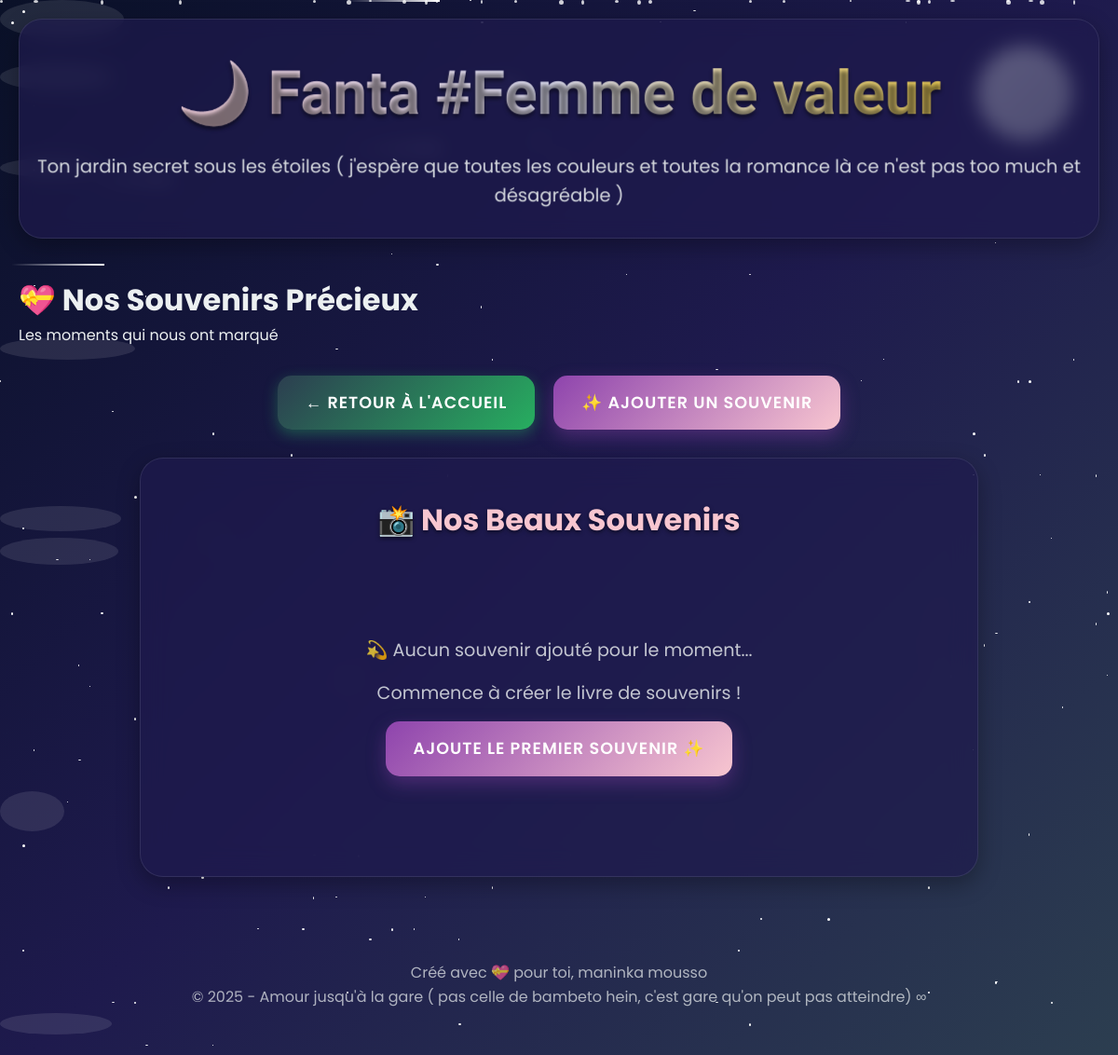
The app's page /memories (signed in), older data.
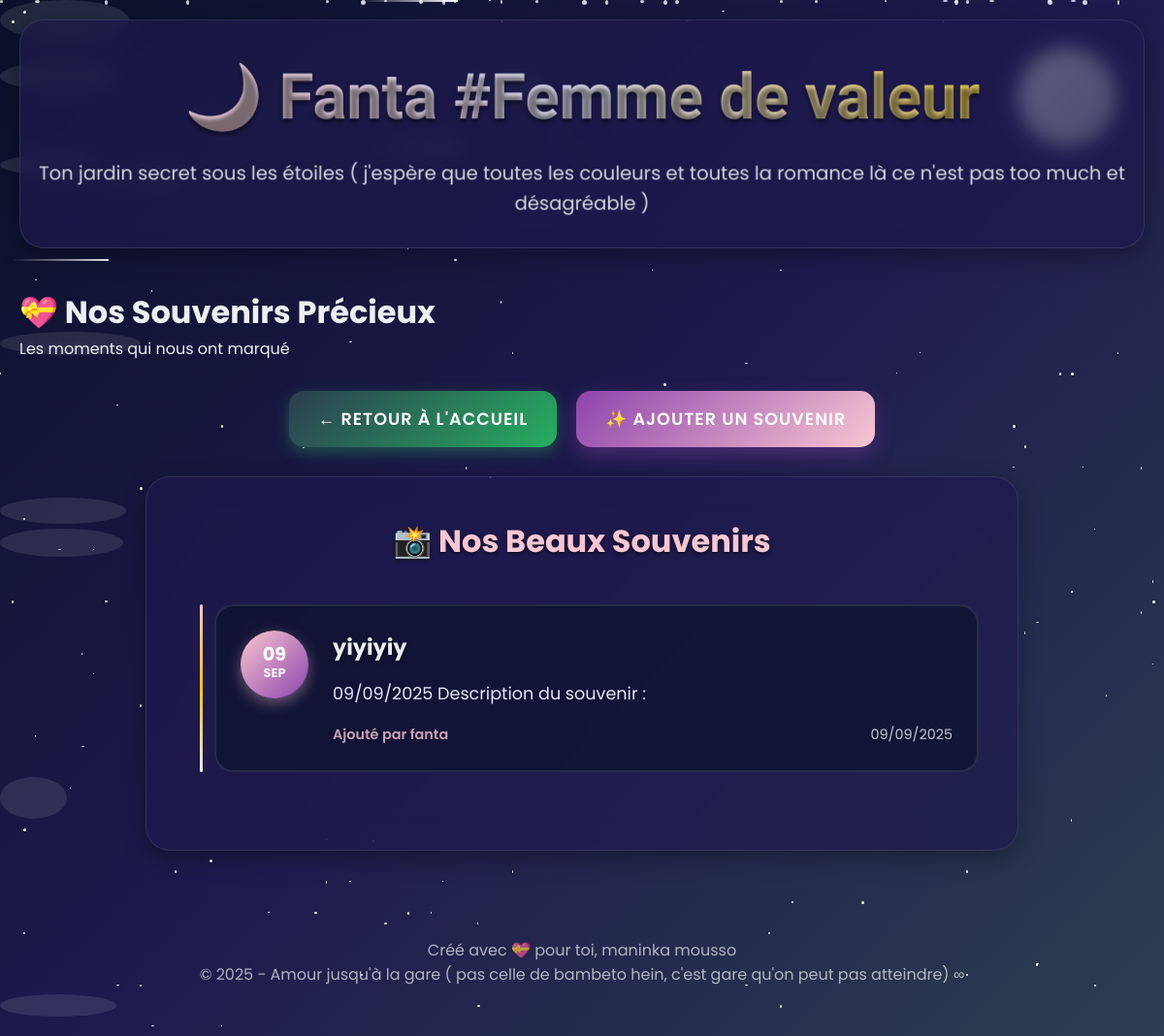
The same page, newer data.
### app.py (models this page shows)
class SpecialMemory(db.Model):
    id = db.Column(db.Integer, primary_key=True)
    title = db.Column(db.String(100), nullable=False)
    description = db.Column(db.Text, nullable=False)
    date_memory = db.Column(db.Date, nullable=False)
    created_at = db.Column(db.DateTime, default=datetime.utcnow)
    author = db.Column(db.String(50), nullable=False)
    is_anniversary = db.Column(db.Boolean, default=False)

### app.py (the view)
@app.route('/memories')
@login_required
def memories():
    all_memories = SpecialMemory.query.order_by(SpecialMemory.date_memory.desc()).all()
    anniversaries = [m for m in all_memories if m.is_anniversary]
    regular_memories = [m for m in all_memories if not m.is_anniversary]
    return render_template('memories.html',
                         anniversaries=anniversaries,
                         regular_memories=regular_memories,
                         user=current_user.username)

### app.py (called while the page is built)
@login_manager.user_loader
def load_user(user_id):
    return User.query.get(int(user_id))

### templates/memories.html (shortened to what this page needs)
{% extends "base.html" %}
{% block content %}
<div class="header-container">
    <h1>💝 Nos Souvenirs Précieux</h1>
    <p>Les moments qui nous ont marqué </p>
</div>
<div class="navigation-links">
    <a href="{{ url_for('index') }}" class="btn btn-secondary">← Retour à l'accueil</a>
    <a href="{{ url_for('add_memory') }}" class="btn btn-memory">✨ Ajouter un souvenir</a>
</div>
<div class="memories-container">
    <div class="memories-section">
        <h2>📸 Nos Beaux Souvenirs</h2>
        {% if regular_memories %}
            <div class="memories-timeline">
                {% for memory in regular_memories %}
                    <div class="memory-item">
                        <div class="memory-date">
                            <div class="date-circle">
                                <span class="day">{{ memory.date_memory.strftime('%d') }}</span>
                                <span class="month">{{ memory.date_memory.strftime('%b') }}</span>
                            </div>
                        </div>
                        <div class="memory-content">
                            <h3>{{ memory.title }}</h3>
                            <p class="memory-description">{{ memory.description }}</p>
                            <div class="memory-meta">
                                <span class="memory-author">Ajouté par {{ memory.author }}</span>
                                <span class="memory-created">{{ memory.created_at.strftime('%d/%m/%Y') }}</span>
                            </div>
                        </div>
                    </div>
                {% endfor %}
            </div>
        {% else %}
            <div class="no-memories">
                <p>💫 Aucun souvenir ajouté pour le moment...</p>
                <p>Commence à créer le livre de souvenirs !</p>
                <a href="{{ url_for('add_memory') }}" class="btn btn-memory">Ajoute le premier souvenir ✨</a>
            </div>
        {% endif %}
    </div>
</div>
{% endblock %}

### templates/base.html (shortened to what this page needs)
<!DOCTYPE html>
<html lang="fr">
<head>
    <link rel="stylesheet" href="{{ url_for('static', filename='style.css') }}">
</head>
<body>
    <div class="magic-background">
        {% for _ in range(150) %}
            <div class="star" style="
                top: {{ range(0, 100)|random }}%;
                left: {{ range(0, 100)|random }}%;
                width: {{ range(1, 4)|random }}px;
                height: {{ range(1, 4)|random }}px;
                animation-delay: {{ range(0, 8)|random }}s;
            "></div>
        {% endfor %}
        {% for _ in range(5) %}
            <div class="meteor" style="
                top: {{ range(0, 50)|random }}%;
                left: {{ range(0, 50)|random }}%;
                animation-delay: {{ range(0, 10)|random }}s;
            "></div>
        {% endfor %}
        {% for _ in range(8) %}
            <div class="cloud" style="
                top: {{ range(0, 100)|random }}%;
                width: {{ range(50, 200)|random }}px;
                height: {{ range(20, 60)|random }}px;
                animation-delay: {{ range(0, 30)|random }}s;
                animation-duration: {{ range(20, 60)|random }}s;
            "></div>
        {% endfor %}
        {% for _ in range(30) %}
            <div class="snowflake" style="
                left: {{ range(0, 100)|random }}%;
                width: {{ range(2, 6)|random }}px;
                height: {{ range(2, 6)|random }}px;
                animation-delay: {{ range(0, 10)|random }}s;
                animation-duration: {{ range(5, 15)|random }}s;
            "></div>
        {% endfor %}
    </div>
    <div class="moon"></div>
    <div class="container">
        <header class="main-header">
            <div class="logo">
                <h1>🌙 Fanta #Femme de valeur</h1>
                <p>Ton jardin secret sous les étoiles ( j'espère que toutes les couleurs et toutes la romance là ce n'est pas too much et désagréable )</p>
            </div>
        </header>
        <main>
            {% block content %}{% endblock %}
        </main>
        <footer class="main-footer">
            <p>Créé avec 💝 pour toi, maninka mousso</p>
            <p>© 2025 - Amour jusqu'à la gare ( pas celle de bambeto hein, c'est gare qu'on peut pas atteindre) ∞</p>
        </footer>
    </div>
</body>
</html>

### static/style.css (style rules this page uses)
:root { --midnight-blue: #0a1128; --deep-purple: #1e1a4d; --twilight-blue: #2c3e50; --moonlight-silver: #ecf0f1; --starlight-gold: #f1c40f; --rose-quartz: #f8c6d0; --lavender-blush: #e6e6fa; --mystic-purple: #8e44ad; --forest-green: #27ae60; --ocean-blue: #3498db; --night-sky: linear-gradient(135deg, #0a1128 0%, #1e1a4d 50%, #2c3e50 100%); --moon-glow: linear-gradient(135deg, #ecf0f1 0%, #bdc3c7 100%); --twilight: linear-gradient(135deg, #2c3e50 0%, #8e44ad 100%); --aurora: linear-gradient(135deg, #27ae60 0%, #3498db 50%, #8e44ad 100%); --glow-shadow: 0 0 20px rgba(236, 240, 241, 0.3); --deep-shadow: 0 10px 30px rgba(0, 0, 0, 0.5); --card-shadow: 0 8px 25px rgba(0, 0, 0, 0.3); --transition: all 0.4s cubic-bezier(0.25, 0.46, 0.45, 0.94); --text-shadow: 0 2px 4px rgba(0, 0, 0, 0.5); --success-green: #27ae60; --warning-orange: #f39c12; --error-red: #e74c3c; --info-blue: #3498db; --accent-purple: #9b59b6; }
* { margin: 0; padding: 0; box-sizing: border-box; }
html { scroll-behavior: smooth; }
body { font-family: 'Poppins', 'Roboto', sans-serif; background: var(--night-sky); color: var(--moonlight-silver); min-height: 100vh; position: relative; overflow-x: hidden; line-height: 1.6; }
.magic-background { position: fixed; top: 0; left: 0; width: 100%; height: 100%; z-index: -2; overflow: hidden; }
.star { position: absolute; background: white; border-radius: 50%; animation: twinkle 8s infinite; }
.moon { position: fixed; top: 50px; right: 50px; width: 100px; height: 100px; background: var(--moon-glow); border-radius: 50%; box-shadow: var(--glow-shadow); animation: floatMoon 20s ease-in-out infinite; }
.meteor { position: absolute; background: linear-gradient(to right, transparent, white); width: 100px; height: 2px; animation: meteorShower 10s linear infinite; }
.cloud { position: absolute; background: rgba(255, 255, 255, 0.1); border-radius: 50%; animation: floatCloud 30s linear infinite; }
.container { max-width: 1200px; margin: 0 auto; padding: 20px; position: relative; z-index: 1; }
.main-header { text-align: center; margin-bottom: 40px; padding: 30px; background: rgba(30, 26, 77, 0.7); -webkit-backdrop-filter: blur(10px); -webkit-backdrop-filter: blur(10px); -webkit-backdrop-filter: blur(10px); backdrop-filter: blur(10px); border-radius: 25px; box-shadow: var(--card-shadow); border: 1px solid rgba(236, 240, 241, 0.1); transform-style: preserve-3d; perspective: 1000px; }
.logo { transform: translateZ(20px); }
.logo h1 { font-family: 'Great Vibes', 'Dancing Script', cursive; font-size: 4em; background: linear-gradient(45deg, var(--rose-quartz), var(--lavender-blush), var(--starlight-gold)); -webkit-background-clip: text; background-clip: text; -webkit-text-fill-color: transparent; margin-bottom: 10px; text-shadow: var(--text-shadow); animation: glowText 3s ease-in-out infinite alternate; }
.logo p { color: var(--moonlight-silver); font-size: 1.2em; opacity: 0.9; }
.btn { display: inline-block; padding: 15px 30px; border: none; border-radius: 15px; text-decoration: none; font-weight: 600; transition: var(--transition); cursor: pointer; text-align: center; font-size: 1.1em; text-transform: uppercase; letter-spacing: 1px; position: relative; overflow: hidden; }
.btn::before { content: ''; position: absolute; top: 0; left: -100%; width: 100%; height: 100%; background: linear-gradient(90deg, transparent, rgba(255, 255, 255, 0.2), transparent); transition: var(--transition); }
.btn-secondary { background: linear-gradient(135deg, var(--twilight-blue), var(--forest-green)); color: white; box-shadow: 0 5px 15px rgba(39, 174, 96, 0.4); }
.navigation-links { display: flex; justify-content: center; gap: 20px; flex-wrap: wrap; margin: 30px 0; }
.btn-memory { background: linear-gradient(135deg, var(--mystic-purple), var(--rose-quartz)); color: white; box-shadow: 0 8px 20px rgba(142, 68, 173, 0.4); }
.main-footer { text-align: center; margin-top: 60px; padding: 30px; color: var(--moonlight-silver); font-size: 1em; opacity: 0.7; }
.snowflake { position: absolute; background: white; border-radius: 50%; opacity: 0.8; animation: snowfall linear infinite; }

Row changes from the older to the newer data that the page shows:
added SpecialMemory: date_memory "09", date_memory "SEP", title "yiyiyiy", description "09/09/2025 Description du souvenir :", author "fanta", created_at "09/09/2025"
Text that changed along with them:
text no longer shown: "💫 Aucun souvenir ajouté pour le moment... Commence à créer le livre de souvenirs ! AJOUTE LE PREMIER SOUVENIR ✨"
